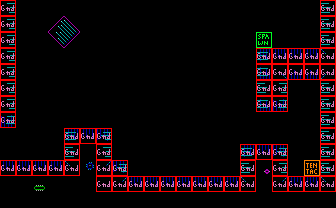

Rendered tile map (Tiled .tmx) drawn with the repository's tilesets; below, a short description and the full map source, tile grids included:
An orthogonal 21x13 tile map with 16x16 px tiles, 2 tile layers (bg, col), 2 tilesets.

<map version="1.10" tiledversion="1.11.0" orientation="orthogonal" renderorder="right-down" width="21" height="13" tilewidth="16" tileheight="16" infinite="0" nextlayerid="4" nextobjectid="28">
 <properties>
  <property name="music" type="int" value="3" />
 </properties>
 <tileset firstgid="1" source="tileset3.tsx" />
 <tileset firstgid="241" source="obj.tsx" />
 <layer id="1" name="bg" width="21" height="13">
  <data encoding="csv">
185,1,1,1,1,1,1,1,1,1,1,1,1,1,1,1,1,1,1,1,183,
185,1,1,81,82,1,1,1,1,1,1,1,1,1,1,1,1,1,1,1,183,
185,1,1,101,102,1,1,1,1,1,1,1,1,1,1,1,1,1,1,1,183,
185,1,1,1,1,1,1,1,1,1,1,1,1,1,1,1,163,164,164,164,203,
185,1,1,1,1,1,1,1,1,1,1,1,1,1,1,1,188,166,167,167,168,
185,1,1,1,1,1,1,1,1,1,1,1,1,1,1,1,183,185,1,1,183,
185,1,1,1,1,1,1,1,1,1,1,1,1,1,1,1,188,186,1,1,183,
186,1,1,1,1,1,1,1,1,1,1,1,1,1,1,1,1,1,1,1,183,
1,1,1,1,163,164,165,1,1,1,1,1,1,1,1,1,1,1,1,1,183,
1,1,1,1,183,1,185,1,1,1,1,1,1,1,1,163,164,165,1,1,183,
164,164,164,164,203,184,205,165,1,1,1,1,1,1,1,183,225,185,1,1,183,
1,1,204,1,1,1,1,205,164,164,164,164,164,164,164,203,1,205,164,164,203,
1,1,1,1,1,1,1,1,1,1,1,1,1,1,1,1,1,1,1,1,1
</data>
 </layer>
 <layer id="2" name="col" width="21" height="13">
  <data encoding="csv">
242,241,241,241,241,241,241,241,241,241,241,241,241,241,241,241,241,241,241,241,242,
242,241,241,241,241,241,241,241,241,241,241,241,241,241,241,241,241,241,241,241,242,
242,241,241,241,241,241,241,241,241,241,241,241,241,241,241,241,243,241,241,241,242,
242,241,241,241,241,241,241,241,241,241,241,241,241,241,241,241,242,242,242,242,242,
242,241,241,241,241,241,241,241,241,241,241,241,241,241,241,241,242,242,242,242,242,
242,241,241,241,241,241,241,241,241,241,241,241,241,241,241,241,242,242,241,241,242,
242,241,241,241,241,241,241,241,241,241,241,241,241,241,241,241,242,242,241,241,242,
242,241,241,241,241,241,241,241,241,241,241,241,241,241,241,241,241,241,241,241,242,
241,241,241,241,242,242,242,241,241,241,241,241,241,241,241,241,241,241,241,241,242,
241,241,241,241,242,241,242,241,241,241,241,241,241,241,241,242,242,242,241,241,242,
242,242,242,242,242,241,242,242,241,241,241,241,241,241,241,242,241,242,241,254,242,
241,241,241,241,241,241,242,242,242,242,242,242,242,242,242,242,241,242,242,242,242,
241,241,241,241,241,241,241,241,241,241,241,241,241,241,241,241,241,241,241,241,241
</data>
 </layer>
 <objectgroup id="3" name="obj" />
</map>
